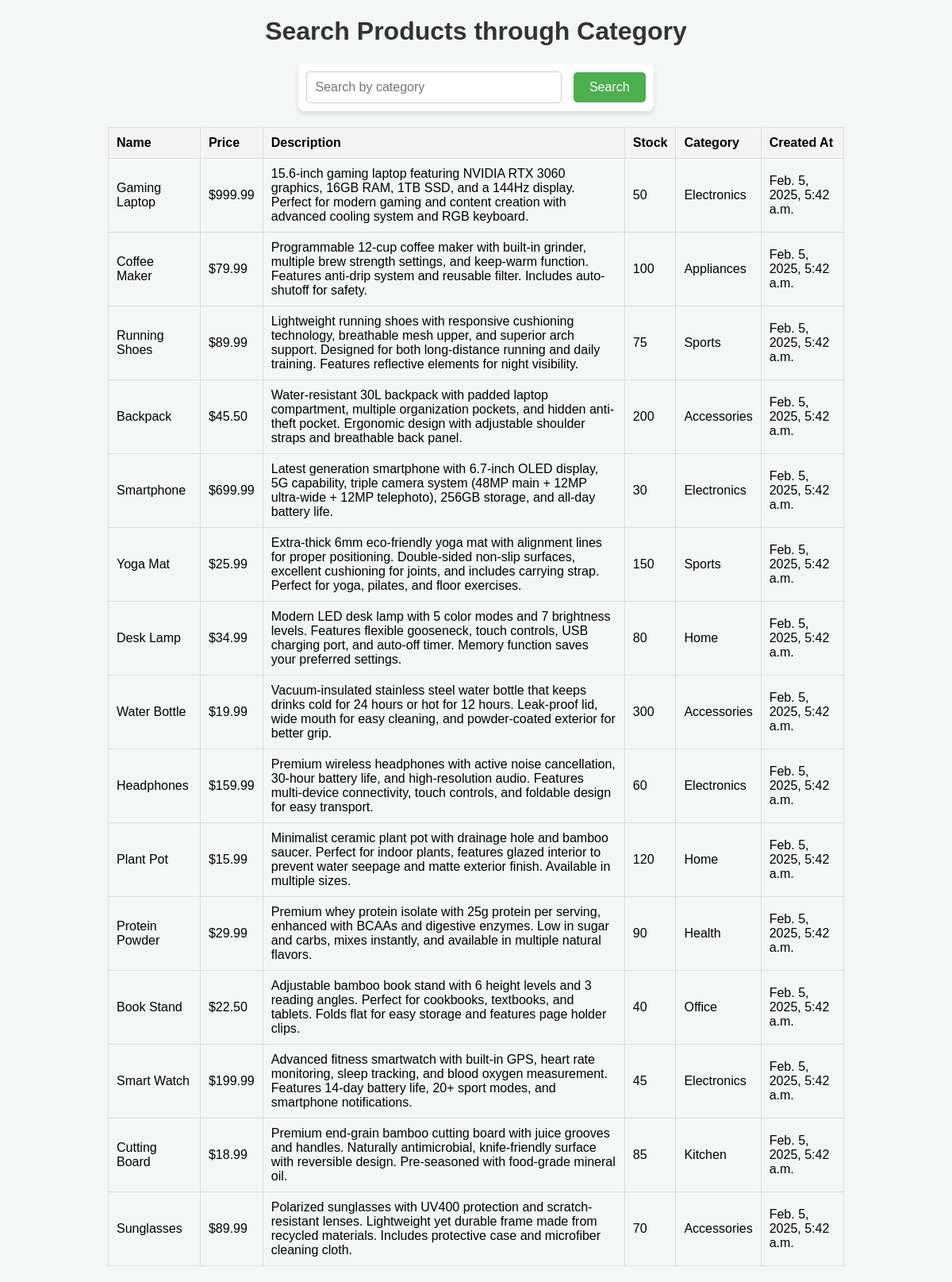
The page / on the database its author committed.
### product/models.py (models this page shows, shortened)
class Product(models.Model):
    name = models.CharField(max_length=100)  # Product name
    price = models.DecimalField(max_digits=10, decimal_places=2)  # Product price
    description = models.TextField()  # Product description
    stock = models.IntegerField()  # Quantity available in stock
    category = models.CharField(max_length=50)  # Product category
    created_at = models.DateTimeField(auto_now_add=True)  # Timestamp for creation
    updated_at = models.DateTimeField(auto_now=True)  # Timestamp for last update
    class Meta:
        db_table = 'product'

### product/views.py (the view)
# urls.py: path('', search_products, name='search_products'),
def search_products(request):
    query = request.GET.get('query', '').lower()
    products = []
    if query:
        sql = f"SELECT * FROM product WHERE lower(category) LIKE '%%{query}%%';"
        for p in Product.objects.raw(sql):
            products.append(p)
    else:
        products = Product.objects.all()
    return render(request, 'search_products.html', {'products': products})

### templates/search_products.html (shortened to what this page needs)
<!DOCTYPE html>
<html lang="en">
<head>
</head>
<body>
    <div class="container">
        <h1>Search Products through Category</h1>
        <div class="search-container">
            <form method="GET" action="{% url 'search_products' %}">
                <input type="text" name="query" placeholder="Search by category" value="{{ request.GET.query }}">
                <button type="submit">Search</button>
            </form>
        </div>
        {% if products %}
            <table>
                <thead>
                    <tr>
                        <th>Name</th>
                        <th>Price</th>
                        <th>Description</th>
                        <th>Stock</th>
                        <th>Category</th>
                        <th>Created At</th>
                    </tr>
                </thead>
                <tbody>
                    {% for product in products %}
                        <tr>
                            <td>{{ product.name }}</td>
                            <td>${{ product.price }}</td>
                            <td>{{ product.description }}</td>
                            <td>{{ product.stock }}</td>
                            <td>{{ product.category }}</td>
                            <td>{{ product.created_at }}</td>
                        </tr>
                    {% endfor %}
                </tbody>
            </table>
        {% else %}
            <p>No products found.</p>
        {% endif %}
    </div>
</body>
</html>

### templates/search_products.html (style rules this page uses)
body { font-family: Arial, sans-serif; margin: 20px; background-color: #f4f7f6; }
h1 { text-align: center; color: #333; }
.search-container { margin-bottom: 20px; text-align: center; }
form { display: inline-block; background-color: #ffffff; padding: 10px; border-radius: 8px; box-shadow: 0 4px 6px rgba(0, 0, 0, 0.1); }
input[type="text"] { padding: 10px; font-size: 16px; border-radius: 5px; border: 1px solid #ccc; width: 300px; margin-right: 10px; outline: none; transition: border-color 0.3s; }
button { padding: 10px 20px; font-size: 16px; background-color: #4CAF50; color: white; border: none; border-radius: 5px; cursor: pointer; transition: background-color 0.3s; }
table { width: 100%; border-collapse: collapse; margin-top: 20px; }
table, th, td { border: 1px solid #ddd; }
th, td { padding: 10px; text-align: left; }
th { background-color: #f4f4f4; }
.container { width: 80%; margin: 0 auto; }

### rows shown on the page
Product: name "Gaming Laptop", price "999.99", description "15.6-inch gaming laptop featuring NVIDIA RTX 3060 graphics, 16GB RAM, 1TB SSD, and a 144Hz display. Perfect for modern gaming and content creation with advanced cooling system and RGB keyboard.", stock "50", category "Electronics", created_at "Feb. 5, 2025, 5:42 a.m."
Product: name "Coffee Maker", price "79.99", description "Programmable 12-cup coffee maker with built-in grinder, multiple brew strength settings, and keep-warm function. Features anti-drip system and reusable filter. Includes auto-shutoff for safety.", stock "100", category "Appliances", created_at "Feb. 5, 2025, 5:42 a.m."
Product: name "Running Shoes", price "89.99", description "Lightweight running shoes with responsive cushioning technology, breathable mesh upper, and superior arch support. Designed for both long-distance running and daily training. Features reflective elements for night visibility.", stock "75", category "Sports", created_at "Feb. 5, 2025, 5:42 a.m."
Product: name "Backpack", price "45.50", description "Water-resistant 30L backpack with padded laptop compartment, multiple organization pockets, and hidden anti-theft pocket. Ergonomic design with adjustable shoulder straps and breathable back panel.", stock "200", category "Accessories", created_at "Feb. 5, 2025, 5:42 a.m."
Product: name "Smartphone", price "699.99", description "Latest generation smartphone with 6.7-inch OLED display, 5G capability, triple camera system (48MP main + 12MP ultra-wide + 12MP telephoto), 256GB storage, and all-day battery life.", stock "30", category "Electronics", created_at "Feb. 5, 2025, 5:42 a.m."
Product: name "Yoga Mat", price "25.99", description "Extra-thick 6mm eco-friendly yoga mat with alignment lines for proper positioning. Double-sided non-slip surfaces, excellent cushioning for joints, and includes carrying strap. Perfect for yoga, pilates, and floor exercises.", stock "150", category "Sports", created_at "Feb. 5, 2025, 5:42 a.m."
Product: name "Desk Lamp", price "34.99", description "Modern LED desk lamp with 5 color modes and 7 brightness levels. Features flexible gooseneck, touch controls, USB charging port, and auto-off timer. Memory function saves your preferred settings.", stock "80", category "Home", created_at "Feb. 5, 2025, 5:42 a.m."
Product: name "Water Bottle", price "19.99", description "Vacuum-insulated stainless steel water bottle that keeps drinks cold for 24 hours or hot for 12 hours. Leak-proof lid, wide mouth for easy cleaning, and powder-coated exterior for better grip.", stock "300", category "Accessories", created_at "Feb. 5, 2025, 5:42 a.m."
Product: name "Headphones", price "159.99", description "Premium wireless headphones with active noise cancellation, 30-hour battery life, and high-resolution audio. Features multi-device connectivity, touch controls, and foldable design for easy transport.", stock "60", category "Electronics", created_at "Feb. 5, 2025, 5:42 a.m."
Product: name "Plant Pot", price "15.99", description "Minimalist ceramic plant pot with drainage hole and bamboo saucer. Perfect for indoor plants, features glazed interior to prevent water seepage and matte exterior finish. Available in multiple sizes.", stock "120", category "Home", created_at "Feb. 5, 2025, 5:42 a.m."
Product: name "Protein Powder", price "29.99", description "Premium whey protein isolate with 25g protein per serving, enhanced with BCAAs and digestive enzymes. Low in sugar and carbs, mixes instantly, and available in multiple natural flavors.", stock "90", category "Health", created_at "Feb. 5, 2025, 5:42 a.m."
Product: name "Book Stand", price "22.50", description "Adjustable bamboo book stand with 6 height levels and 3 reading angles. Perfect for cookbooks, textbooks, and tablets. Folds flat for easy storage and features page holder clips.", stock "40", category "Office", created_at "Feb. 5, 2025, 5:42 a.m."
Product: name "Smart Watch", price "199.99", description "Advanced fitness smartwatch with built-in GPS, heart rate monitoring, sleep tracking, and blood oxygen measurement. Features 14-day battery life, 20+ sport modes, and smartphone notifications.", stock "45", category "Electronics", created_at "Feb. 5, 2025, 5:42 a.m."
Product: name "Cutting Board", price "18.99", description "Premium end-grain bamboo cutting board with juice grooves and handles. Naturally antimicrobial, knife-friendly surface with reversible design. Pre-seasoned with food-grade mineral oil.", stock "85", category "Kitchen", created_at "Feb. 5, 2025, 5:42 a.m."
Product: name "Sunglasses", price "89.99", description "Polarized sunglasses with UV400 protection and scratch-resistant lenses. Lightweight yet durable frame made from recycled materials. Includes protective case and microfiber cleaning cloth.", stock "70", category "Accessories", created_at "Feb. 5, 2025, 5:42 a.m."
